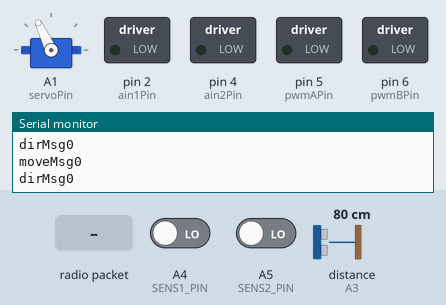
Bench run of a sketch on a simulated Arduino Uno, built with avr-gcc and run on an emulated ATmega328P. Parts: servo, switched loads named in the sketch (green lamp = pin HIGH), the last lines printed to the serial monitor. The inputs (shaded band) are chosen by the test bench; at power-on: distance to the obstacle (sensor on A3) 80 cm, A4 (SENS1_PIN) LOW, A5 (SENS2_PIN) LOW. The echo pulse lasts 58.3 µs per cm; no radio packets arrive unless stated; pins used as bus, display or sensor lines are not drawn.

Above: at 1.2 s.
1.3 s: radio packet "1" arrives
At 2.2 s:
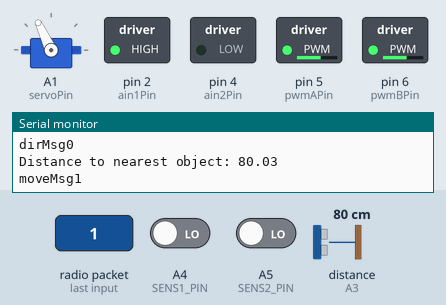
2.8 s: distance to the obstacle (sensor on A3) set to 53 cm
5.8 s: distance to the obstacle (sensor on A3) set to 46 cm
At 6.4 s:
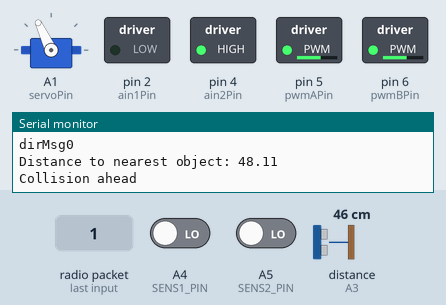
8.8 s: distance to the obstacle (sensor on A3) set to 60 cm
At 11.5 s:
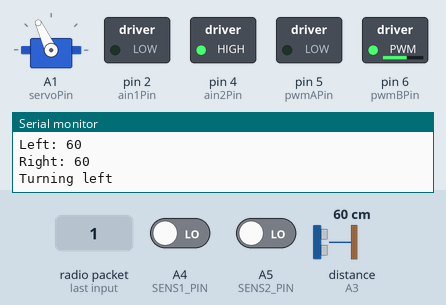
11.8 s: radio packet "2" arrives
At 12.6 s:
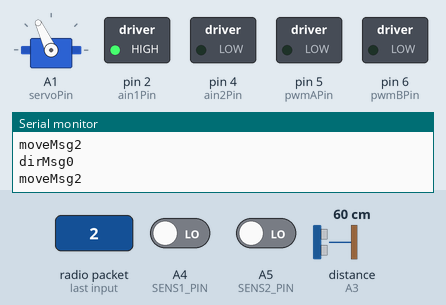
Timing chart, 0 to 14.8 s (numbered marks = the images above; inputs shaded):
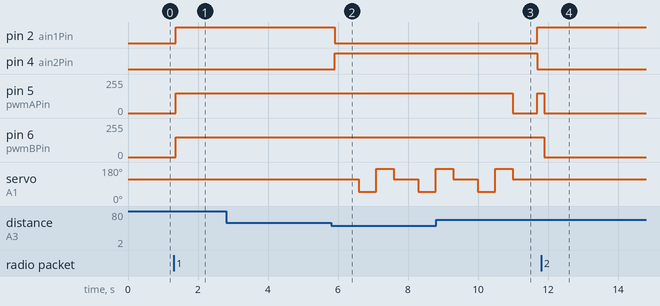

The sketch:

robot_uni.ino
```cpp
#include <Servo.h>

//motors for wheels
const int ain1Pin = 2;
const int ain2Pin = 4;
const int pwmAPin = 5;
const int bin1Pin = 8;
const int bin2Pin = 7;
const int pwmBPin = 6;

//servo
const int servoPin = A1;
Servo myservo;

//ultrasonic distance sensor
const int trigPin = A2; //cause analog write has anyways been deactivated in this pin - 10
const int echoPin = A3; // 12
const float speedOfSound = 343.2;
const float alpha = 0.7; //filter parameter
float filtered_distance = 0;
const int collision_threshold = 50;

//IR Distance sensor
#define SENS1_PIN A4
#define SENS2_PIN A5
int SENS1_val;
int SENS2_val;

int pwnVal = 150;

unsigned long previousTime = 0;

// custom delay function
bool myDelay(unsigned long delayTime) {
  unsigned long currentTime = millis();
  if (currentTime - previousTime >= delayTime) {
    previousTime = currentTime;
    return true;
  }
  return false;
}

void pingDistance(bool filterFlag) {
  // Send a 10us pulse to the trigger pin
  digitalWrite(trigPin, LOW);
  delayMicroseconds(2);
  digitalWrite(trigPin, HIGH);
  delayMicroseconds(10);
  digitalWrite(trigPin, LOW);

  // Measure the duration of the pulse from the echo pin
  float duration = pulseIn(echoPin, HIGH);

  // Calculate the distance based on the duration
  float distance = duration * speedOfSound / 2 / 10000; // in cm

  if (filterFlag) {
    // Apply EMA filter
    filtered_distance = (1 - alpha) * filtered_distance + alpha * distance;

  }
  else {
    filtered_distance = distance;

  }


}

bool edgeDetect() {
  SENS1_val = digitalRead(SENS1_PIN);
  SENS2_val = digitalRead(SENS2_PIN);
  return (SENS1_val || SENS2_val);
}

void forward() {
  analogWrite(pwmAPin, pwnVal);
  digitalWrite(ain1Pin, HIGH);
  digitalWrite(ain2Pin, LOW);
  analogWrite(pwmBPin, pwnVal);
  digitalWrite(bin1Pin, LOW);
  digitalWrite(bin2Pin, HIGH);
}

void backward() {
  analogWrite(pwmAPin, pwnVal);
  digitalWrite(ain1Pin, LOW);
  digitalWrite(ain2Pin, HIGH);
  analogWrite(pwmBPin, pwnVal);
  digitalWrite(bin1Pin, HIGH);
  digitalWrite(bin2Pin, LOW);
}

void left() {
  analogWrite(pwmAPin, 0);
  analogWrite(pwmBPin, pwnVal);
  digitalWrite(bin1Pin, LOW);
  digitalWrite(bin2Pin, HIGH);
}

void right() {
  analogWrite(pwmAPin, pwnVal);
  digitalWrite(ain1Pin, HIGH);
  digitalWrite(ain2Pin, LOW);
  analogWrite(pwmBPin, 0);
}

void stopMoving() {
  analogWrite(pwmAPin, 0);
  analogWrite(pwmBPin, 0);

}


//servo movement
int peekLeft()
{
  myservo.write(50);
  //  delay(500);
  pingDistance(false);
  int returnVal = filtered_distance;
  while (!myDelay(500)) {}
  //  myservo.write(115);
  Serial.println("PeekedLeft");
  return returnVal;
}

int peekRight()
{
  myservo.write(170);
  //  delay(500);
  pingDistance(false);
  int returnVal = filtered_distance;
  while (!myDelay(500)) {}
  myservo.write(115);
  Serial.println("PeekedRight");
  return returnVal;
}

void handleCollision() {
  while (true) {
    stopMoving();
    while (!myDelay(700)) {
      backward();
    }
    int leftD = peekLeft();
    int rightD = peekRight();
    Serial.print("Left: ");
    Serial.println(leftD);
    Serial.print("Right: ");
    Serial.println(rightD);
    int betterSide = max(leftD, rightD);

    if (betterSide > collision_threshold) {
      if (betterSide == leftD) {
        Serial.println("Turning left");
        while (!myDelay(700)) {
          left();
        }
        break;
      }
      else if (betterSide == rightD) {
        Serial.println("Turning right");
        while (!myDelay(700)) {
          right();
        }
        break;
      }
    }
  }

}

// Wireless Communication
const int CEPIN = 9;
const int CSNPIN = 10;

#include <SPI.h>
#include <nRF24L01.h>
#include <RF24.h>
RF24 radio(CEPIN, CSNPIN);  // CE, CSN

const byte addr = 0x76;
const int RF24_CHANNEL_NUMBER = 0;

const byte xmtrAddress[] = { addr, addr, 0xC7, 0xE6, 0xCC };
const byte rcvrAddress[] = { addr, addr, 0xC7, 0xE6, 0x66 };

const int RF24_POWER_LEVEL = RF24_PA_LOW;
uint8_t pipeNum;
unsigned int totalTransmitFailures = 0;

char msg[10];


void setupRF24Common() {

  // RF24 setup
  if (!radio.begin()) {
    Serial.println(F("radio  initialization failed"));
    while (1)
      ;
  } else {
    Serial.println(F("radio successfully initialized"));
  }

  radio.setDataRate(RF24_250KBPS);
  radio.setChannel(RF24_CHANNEL_NUMBER);
  radio.setPALevel(RF24_POWER_LEVEL);
}

void rf24RecvData() {
  // If there is data, read it,
  // and do the needfull
  // Become a receiver
  radio.startListening();
  if (radio.available(&pipeNum)) {
    radio.read(&msg, sizeof(msg));
    Serial.print(F("message received Data = "));
    Serial.println(msg);
  }

}

void rf24SendData() {

  // The write() function will block
  // until the message is successfully acknowledged by the receiver
  // or the timeout/retransmit maxima are reached.
  int retval = radio.write(&msg, sizeof(msg));

  //  Serial.print(F(" ... "));
  if (retval) {
    Serial.println(F("success"));
  } else {
    totalTransmitFailures++;
    Serial.print(F("failure, total failures = "));
    Serial.println(totalTransmitFailures);
  }
}
void setupRF24receiver() {
  setupRF24Common();
  // Set us as a receiver
  radio.openWritingPipe(rcvrAddress);
  radio.openReadingPipe(1, xmtrAddress);
  // radio.printPrettyDetails();
  Serial.println(F("I am a receiver"));
}

void setup() {
  Serial.begin(9600);

  //  for motors
  pinMode(ain1Pin, OUTPUT);
  pinMode(ain2Pin, OUTPUT);
  pinMode(pwmAPin, OUTPUT);

  //for servo
  myservo.attach(servoPin);
  myservo.write(115);

  //  for ultrasonic distance sensor trig and echo
  pinMode(trigPin, OUTPUT);
  pinMode(echoPin, INPUT);

  //  for IR distance sensor
  pinMode(SENS1_PIN, INPUT);
  pinMode(SENS2_PIN, INPUT);

  //  setting up receiver wireless communication
  setupRF24receiver();
}


void loop()
{
  rf24RecvData();
  int moveMsg = atoi(&msg[0]);
  int dirMsg = atoi(&msg[2]);
  Serial.print("moveMsg");
  Serial.println(moveMsg);
  Serial.print("dirMsg");
  Serial.println(dirMsg);


  //strcmp(moveMsg, "1") == 0
  if (moveMsg == 1) {
    forward();
    pingDistance(true);
    Serial.print("Distance to nearest object: ");
    Serial.println(filtered_distance);
    if (filtered_distance < collision_threshold || edgeDetect()) {
      Serial.println("Collision ahead");
      //    while (!myDelay(1000)) {}
      //    handle collision
      handleCollision();

    }
    else {
      while (!myDelay(100)) {}
    }
  }
  else if (moveMsg == 2) {
    if (dirMsg == 0) {
      stopMoving();
    }
    else if (dirMsg == 1) {
      forward();
    }
    else if (dirMsg == 2) {
      backward();
    }
    else if (dirMsg == 3) {
      right();
    }
    else if (dirMsg == 4) {
      left();
    }

  }
  else if (moveMsg == 0) {
    stopMoving();
  }


}
```

Measured:
- the behaviour switches between 50 and 49 cm on distance to the obstacle (sensor on A3) (found by bisection; images 1 and 2)
- after the input at 1.3 s, pin 2 (ain1Pin): LOW → HIGH after 0.06 s; pin 5 (pwmAPin), pin 6 (pwmBPin): 0/255 → 150/255 after 0.06 s
- after the input at 5.8 s, pin 2 (ain1Pin): HIGH → LOW after 0.10 s; pin 4 (ain2Pin): LOW → HIGH after 0.10 s; servo on A1 (servoPin): 115° → 50° after 0.80 s, → 170° 0.50 s later, → 115° 0.50 s later, → 50° 0.70 s later, … (5 changes in this stretch)
- after the input at 8.8 s, pin 2 (ain1Pin): LOW → HIGH after 2.9 s; pin 4 (ain2Pin): HIGH → LOW after 2.9 s; pin 5 (pwmAPin): 150/255 → 0/255 after 2.2 s, → 150/255 0.70 s later
- after the input at 11.8 s, pin 5 (pwmAPin), pin 6 (pwmBPin): 150/255 → 0/255 after 0.10 s
